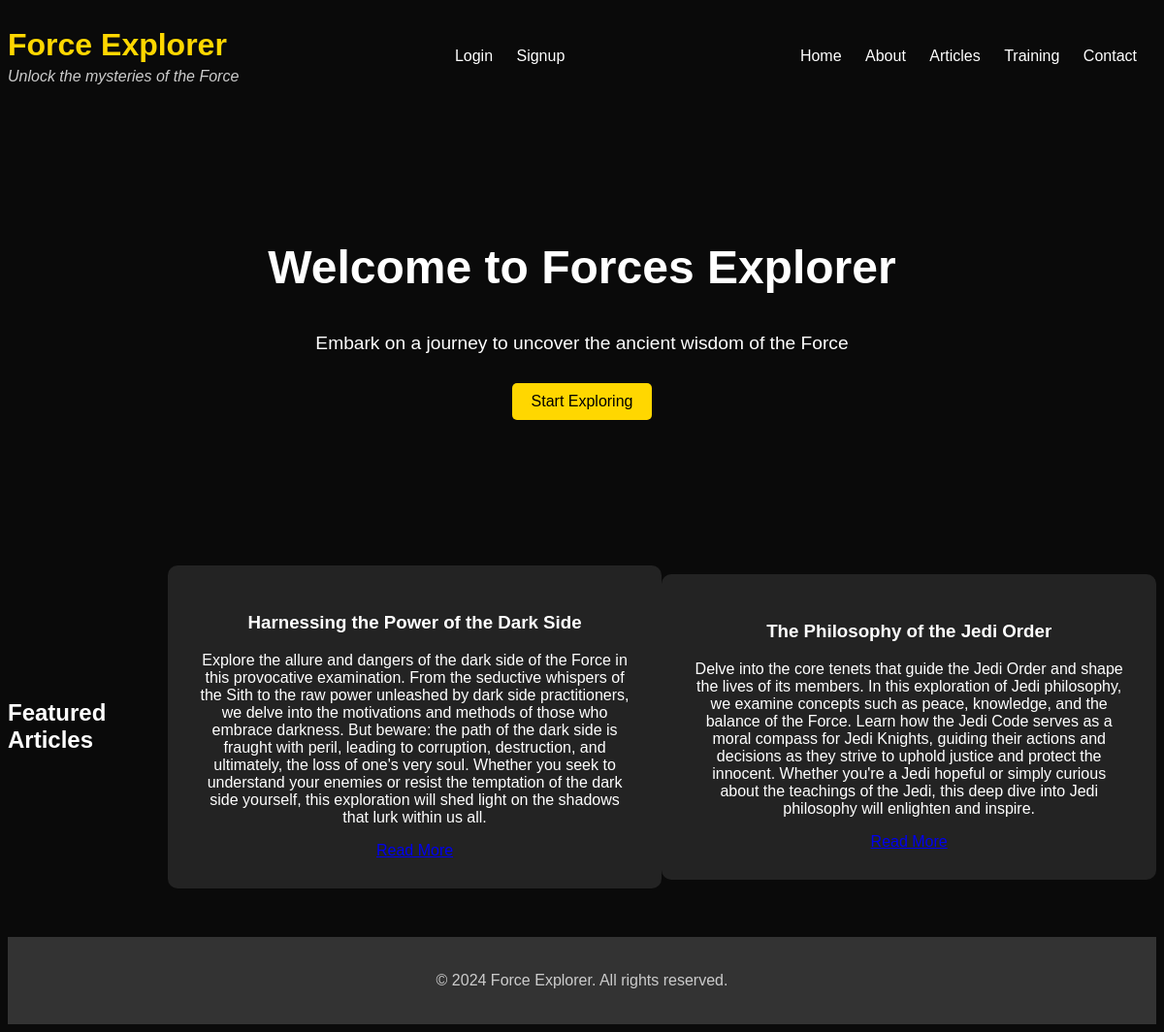
Page /forces/ on the committed database.
### homepage/views.py (the view)
# urls.py: path("forces/", views.homepageview, name="homepage"),
def homepageview(request):
    with connection.cursor() as cursor:
        cursor.execute("SELECT * FROM articles ORDER BY id DESC LIMIT 2;")
        articles = cursor.fetchall()
    context = {"articles": articles,
               "user": request.user}
    return render(request, "homepage/homepage.html", context=context)

### homepage/templates/homepage/homepage.html (shortened to what this page needs)
<!DOCTYPE html>
<html lang="en">
<head>
    {% load static %}
    <link rel="stylesheet" href="{% static 'css/main.css' %}">
    <link rel="stylesheet" href="{% static 'css/header.css' %}">
    <link rel="stylesheet" href="{% static 'css/footer.css' %}">
</head>
<body>
    <header>
        <div class="logo">
            <h1>Force Explorer</h1>
            <p>Unlock the mysteries of the Force</p>
        </div>
         <div class="account">
        <nav>
            <ul>
                {% if user.is_aunthenticated %}
                <li>
                    <form action="{% url 'logout' %}" method="post">
                        {% csrf_token %}
                        <button type="submit">Logout</button>
                    </form>
                </li>
                {%else %}
                <li><a href="{% url 'login' %}">Login</a></li>
                <li><a href="{% url 'signup' %}">Signup</a></li>
                {% endif %}
            </ul>
        </nav>
    </div>
        <nav>
            <ul>
                <li><a href="{% url 'homepage' %}">Home</a></li>
                <li><a href="{% url 'about' %}">About</a></li>
                <li><a href="{% url 'articles' %}">Articles</a></li>
                <li><a href="{% url 'training' %}">Training</a></li>
                <li><a href="{% url 'contact' %}">Contact</a></li>
            </ul>
        </nav>
    </header>
    <main>
        <section class="hero">
            <h2>Welcome to Forces Explorer</h2>
            <p>Embark on a journey to uncover the ancient wisdom of the Force</p>
            <a href="{% url 'articles' %}" class="btn">Start Exploring</a>
        </section>
        <section class="featured">
            <h2>Featured Articles</h2>
            {% for article in articles %}
            <div class="article">
                <h3>{{article.1}}</h3>
                <p>{{article.2}}</p>
                <a href="{% url 'articles' %}">Read More</a>
            </div>
            {% endfor %}
        </section>
    </main>
    <footer>
        <p>&copy; 2024 Force Explorer. All rights reserved.</p>
    </footer>
</body>
</html>

### static/css/main.css (style rules this page uses)
body { font-family: 'Arial', sans-serif; background-color: #0a0a0a; color: #fff; }
.hero { text-align: center; padding: 100px 0; }
.hero h2 { font-size: 3em; }
.hero p { font-size: 1.2em; margin-bottom: 30px; }
.btn { display: inline-block; background-color: #ffd700; color: #000; padding: 10px 20px; border-radius: 5px; text-decoration: none; transition: background-color 0.3s ease; }
.featured { display: flex; flex-direction: row; gap: 1Opx; justify-content: space-around; align-items: center; }
.article { text-align: center; width: 45%; background-color: rgba(255, 255, 255, 0.1); padding: 30px; border-radius: 10px; }
.featured { display: flex; justify-content: space-around; padding: 50px 0; }

### static/css/header.css (style rules this page uses)
header { padding: 20px 0; display: flex; justify-content: space-between; align-items: center; }
.logo h1 { font-size: 2em; margin: 0; color: #ffd700; }
.logo p { margin: 5px 0 0; font-style: italic; color: #ccc; }
.account ul { list-style-type: none; margin: 0; padding: 0; }
.account ul li { display: inline; margin-right: 20px; }
.account ul li a { text-decoration: none; color: #fff; transition: color 0.3s ease; }
nav ul { list-style-type: none; margin: 0; padding: 0; }
nav ul li { display: inline; margin-right: 20px; }
nav ul li a { text-decoration: none; color: #fff; transition: color 0.3s ease; }

### static/css/footer.css (style rules this page uses)
footer { background-color: #333; color: #ccc; text-align: center; padding: 20px 0; }

### rows in the picture
articles: title "Harnessing the Power of the Dark Side", content "Explore the allure and dangers of the dark side of the Force in this provocative examination. From the seductive whispers of the Sith to the raw power unleashed by dark side practitioners, we delve into the motivations and methods of those who embrace darkness. But beware: the path of the dark side is fraught with peril, leading to corruption, destruction, and ultimately, the loss of one's very soul. Whether you seek to understand your enemies or resist the temptation of the dark side yourself, this exploration will shed light on the shadows that lurk within us all."
articles: title "The Philosophy of the Jedi Order", content "Delve into the core tenets that guide the Jedi Order and shape the lives of its members. In this exploration of Jedi philosophy, we examine concepts such as peace, knowledge, and the balance of the Force. Learn how the Jedi Code serves as a moral compass for Jedi Knights, guiding their actions and decisions as they strive to uphold justice and protect the innocent. Whether you're a Jedi hopeful or simply curious about the teachings of the Jedi, this deep dive into Jedi philosophy will enlighten and inspire."
